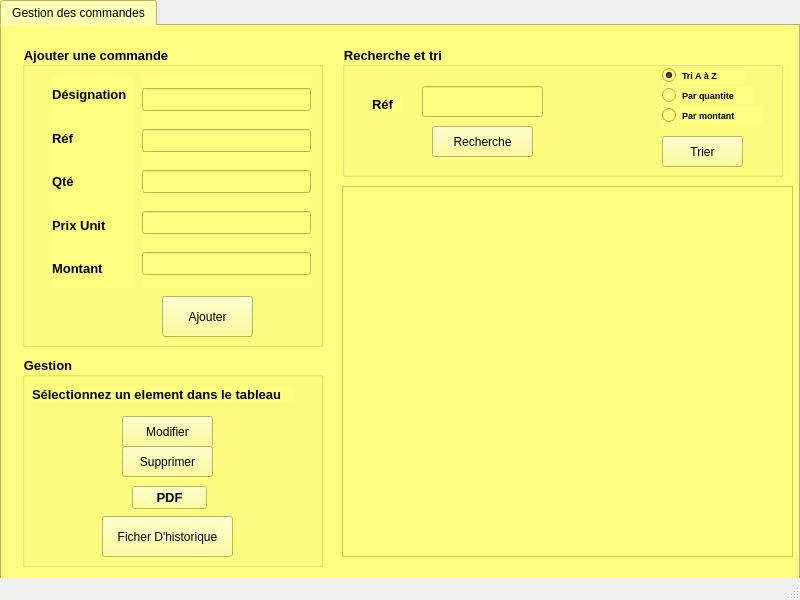
<?xml version="1.0" encoding="UTF-8"?>
<ui version="4.0">
 <class>dialogproduit</class>
 <widget class="QMainWindow" name="dialogproduit">
  <property name="geometry">
   <rect>
    <x>0</x>
    <y>0</y>
    <width>800</width>
    <height>600</height>
   </rect>
  </property>
  <property name="windowTitle">
   <string>MainWindow</string>
  </property>
  <widget class="QWidget" name="centralwidget">
   <widget class="QTabWidget" name="tabWidget">
    <property name="geometry">
     <rect>
      <x>0</x>
      <y>0</y>
      <width>800</width>
      <height>600</height>
     </rect>
    </property>
    <property name="styleSheet">
     <string notr="true">background-color:rgb(255, 255, 127)</string>
    </property>
    <property name="currentIndex">
     <number>0</number>
    </property>
    <widget class="QWidget" name="tab">
     <attribute name="title">
      <string>Gestion des commandes</string>
     </attribute>
     <widget class="QGroupBox" name="groupBox_5">
      <property name="geometry">
       <rect>
        <x>20</x>
        <y>330</y>
        <width>301</width>
        <height>211</height>
       </rect>
      </property>
      <property name="font">
       <font>
        <pointsize>10</pointsize>
        <weight>75</weight>
        <bold>true</bold>
       </font>
      </property>
      <property name="title">
       <string>Gestion</string>
      </property>
      <widget class="QLabel" name="label">
       <property name="geometry">
        <rect>
         <x>10</x>
         <y>30</y>
         <width>261</width>
         <height>16</height>
        </rect>
       </property>
       <property name="text">
        <string>Sélectionnez un element dans le tableau</string>
       </property>
      </widget>
      <widget class="QPushButton" name="pushButton_edit">
       <property name="geometry">
        <rect>
         <x>100</x>
         <y>60</y>
         <width>91</width>
         <height>31</height>
        </rect>
       </property>
       <property name="font">
        <font>
         <pointsize>9</pointsize>
         <weight>50</weight>
         <bold>false</bold>
        </font>
       </property>
       <property name="text">
        <string>Modifier</string>
       </property>
      </widget>
      <widget class="QPushButton" name="pushButton_supp">
       <property name="geometry">
        <rect>
         <x>100</x>
         <y>90</y>
         <width>91</width>
         <height>31</height>
        </rect>
       </property>
       <property name="font">
        <font>
         <pointsize>9</pointsize>
         <weight>50</weight>
         <bold>false</bold>
        </font>
       </property>
       <property name="text">
        <string>Supprimer</string>
       </property>
      </widget>
      <widget class="QPushButton" name="pushButton_7">
       <property name="geometry">
        <rect>
         <x>80</x>
         <y>160</y>
         <width>131</width>
         <height>41</height>
        </rect>
       </property>
       <property name="font">
        <font>
         <pointsize>9</pointsize>
         <weight>50</weight>
         <bold>false</bold>
        </font>
       </property>
       <property name="text">
        <string>Ficher D'historique</string>
       </property>
      </widget>
      <widget class="QPushButton" name="pushButton_pdf_produit">
       <property name="geometry">
        <rect>
         <x>110</x>
         <y>130</y>
         <width>75</width>
         <height>23</height>
        </rect>
       </property>
       <property name="text">
        <string>PDF</string>
       </property>
      </widget>
     </widget>
     <widget class="QGroupBox" name="groupBox_3">
      <property name="geometry">
       <rect>
        <x>20</x>
        <y>20</y>
        <width>301</width>
        <height>301</height>
       </rect>
      </property>
      <property name="font">
       <font>
        <pointsize>10</pointsize>
        <weight>75</weight>
        <bold>true</bold>
       </font>
      </property>
      <property name="title">
       <string>Ajouter une commande</string>
      </property>
      <widget class="QPushButton" name="pushButton_ajouter">
       <property name="geometry">
        <rect>
         <x>140</x>
         <y>250</y>
         <width>91</width>
         <height>41</height>
        </rect>
       </property>
       <property name="font">
        <font>
         <pointsize>9</pointsize>
         <weight>50</weight>
         <bold>false</bold>
        </font>
       </property>
       <property name="text">
        <string>Ajouter</string>
       </property>
      </widget>
      <widget class="QWidget" name="layoutWidget_6">
       <property name="geometry">
        <rect>
         <x>30</x>
         <y>30</y>
         <width>81</width>
         <height>211</height>
        </rect>
       </property>
       <layout class="QVBoxLayout" name="verticalLayout_6">
        <item>
         <widget class="QLabel" name="label_7">
          <property name="font">
           <font>
            <pointsize>10</pointsize>
            <weight>75</weight>
            <bold>true</bold>
           </font>
          </property>
          <property name="text">
           <string>Désignation</string>
          </property>
         </widget>
        </item>
        <item>
         <widget class="QLabel" name="label_15">
          <property name="font">
           <font>
            <pointsize>10</pointsize>
            <weight>75</weight>
            <bold>true</bold>
           </font>
          </property>
          <property name="text">
           <string>Réf</string>
          </property>
         </widget>
        </item>
        <item>
         <widget class="QLabel" name="label_11">
          <property name="font">
           <font>
            <pointsize>10</pointsize>
            <weight>75</weight>
            <bold>true</bold>
           </font>
          </property>
          <property name="text">
           <string>Qté</string>
          </property>
         </widget>
        </item>
        <item>
         <widget class="QLabel" name="label_3">
          <property name="font">
           <font>
            <pointsize>10</pointsize>
            <weight>75</weight>
            <bold>true</bold>
           </font>
          </property>
          <property name="text">
           <string>Prix Unit</string>
          </property>
         </widget>
        </item>
        <item>
         <widget class="QLabel" name="label_8">
          <property name="font">
           <font>
            <pointsize>10</pointsize>
            <weight>75</weight>
            <bold>true</bold>
           </font>
          </property>
          <property name="text">
           <string>Montant</string>
          </property>
         </widget>
        </item>
       </layout>
      </widget>
      <widget class="QWidget" name="layoutWidget_7">
       <property name="geometry">
        <rect>
         <x>120</x>
         <y>30</y>
         <width>169</width>
         <height>211</height>
        </rect>
       </property>
       <layout class="QVBoxLayout" name="verticalLayout_7">
        <item>
         <widget class="QLineEdit" name="lineEdit_des">
          <property name="maxLength">
           <number>12</number>
          </property>
         </widget>
        </item>
        <item>
         <widget class="QLineEdit" name="lineEdit_ref">
          <property name="maxLength">
           <number>9</number>
          </property>
         </widget>
        </item>
        <item>
         <widget class="QLineEdit" name="lineEdit_qte">
          <property name="inputMethodHints">
           <set>Qt::ImhNone</set>
          </property>
          <property name="maxLength">
           <number>3</number>
          </property>
         </widget>
        </item>
        <item>
         <widget class="QLineEdit" name="lineEdit_pr">
          <property name="maxLength">
           <number>9</number>
          </property>
         </widget>
        </item>
        <item>
         <widget class="QLineEdit" name="lineEdit_montant">
          <property name="maxLength">
           <number>6</number>
          </property>
         </widget>
        </item>
       </layout>
      </widget>
     </widget>
     <widget class="QTableView" name="tableView">
      <property name="geometry">
       <rect>
        <x>340</x>
        <y>160</y>
        <width>451</width>
        <height>371</height>
       </rect>
      </property>
     </widget>
     <widget class="QGroupBox" name="groupBox">
      <property name="geometry">
       <rect>
        <x>340</x>
        <y>20</y>
        <width>441</width>
        <height>131</height>
       </rect>
      </property>
      <property name="font">
       <font>
        <pointsize>10</pointsize>
        <weight>75</weight>
        <bold>true</bold>
       </font>
      </property>
      <property name="title">
       <string>Recherche et tri</string>
      </property>
      <widget class="QPushButton" name="pushButton_rech">
       <property name="geometry">
        <rect>
         <x>90</x>
         <y>80</y>
         <width>101</width>
         <height>31</height>
        </rect>
       </property>
       <property name="font">
        <font>
         <pointsize>9</pointsize>
         <weight>50</weight>
         <bold>false</bold>
        </font>
       </property>
       <property name="text">
        <string>Recherche</string>
       </property>
      </widget>
      <widget class="QLineEdit" name="lineEdit_search">
       <property name="geometry">
        <rect>
         <x>80</x>
         <y>40</y>
         <width>121</width>
         <height>31</height>
        </rect>
       </property>
      </widget>
      <widget class="QLabel" name="label_14">
       <property name="geometry">
        <rect>
         <x>30</x>
         <y>50</y>
         <width>31</width>
         <height>16</height>
        </rect>
       </property>
       <property name="font">
        <font>
         <pointsize>10</pointsize>
         <weight>75</weight>
         <bold>true</bold>
        </font>
       </property>
       <property name="text">
        <string>Réf</string>
       </property>
      </widget>
      <widget class="QPushButton" name="pushButton_trie">
       <property name="geometry">
        <rect>
         <x>320</x>
         <y>90</y>
         <width>81</width>
         <height>31</height>
        </rect>
       </property>
       <property name="font">
        <font>
         <pointsize>9</pointsize>
         <weight>50</weight>
         <bold>false</bold>
        </font>
       </property>
       <property name="text">
        <string>Trier</string>
       </property>
      </widget>
      <widget class="QRadioButton" name="radioButton_montant">
       <property name="geometry">
        <rect>
         <x>320</x>
         <y>60</y>
         <width>101</width>
         <height>18</height>
        </rect>
       </property>
       <property name="font">
        <font>
         <pointsize>7</pointsize>
        </font>
       </property>
       <property name="text">
        <string>Par montant </string>
       </property>
      </widget>
      <widget class="QRadioButton" name="radioButton_qte">
       <property name="geometry">
        <rect>
         <x>320</x>
         <y>40</y>
         <width>91</width>
         <height>18</height>
        </rect>
       </property>
       <property name="font">
        <font>
         <pointsize>7</pointsize>
        </font>
       </property>
       <property name="text">
        <string>Par quantite</string>
       </property>
      </widget>
      <widget class="QRadioButton" name="radioButton_az">
       <property name="geometry">
        <rect>
         <x>320</x>
         <y>20</y>
         <width>83</width>
         <height>18</height>
        </rect>
       </property>
       <property name="font">
        <font>
         <pointsize>7</pointsize>
        </font>
       </property>
       <property name="text">
        <string>Tri A à Z</string>
       </property>
       <property name="checked">
        <bool>true</bool>
       </property>
      </widget>
     </widget>
    </widget>
   </widget>
  </widget>
  <widget class="QMenuBar" name="menubar">
   <property name="geometry">
    <rect>
     <x>0</x>
     <y>0</y>
     <width>800</width>
     <height>22</height>
    </rect>
   </property>
  </widget>
  <widget class="QStatusBar" name="statusbar"/>
 </widget>
 <resources/>
 <connections/>
</ui>
